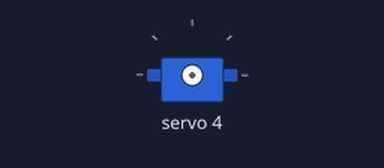
The sketch below on a simulated Arduino Uno, built with avr-gcc and run on an emulated ATmega328P. Parts: servo.

Above: at 0.05 s.
At 0.95 s:
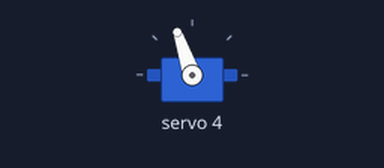
At 2.55 s:
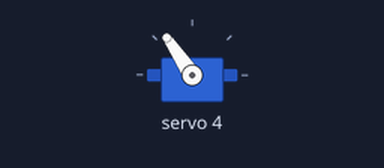
At 5.1 s:
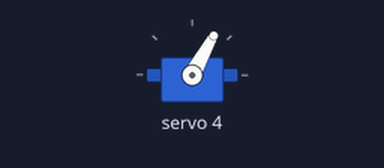
Timing chart, 0 to 10.8 s (numbered marks = the images above):
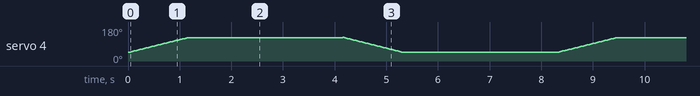

The sketch:

arm_test.ino
```cpp
#include <Wire.h>
#include <Adafruit_PWMServoDriver.h>

Adafruit_PWMServoDriver pwm = Adafruit_PWMServoDriver();

#define ARMSERVOMIN  250 // this is the 'minimum' pulse length count (out of 4096)
#define ARMSERVOMAX  450 // this is the 'maximum' pulse length count (out of 4096)

#define CLAWSERVOMIN  150 // this is the 'minimum' pulse length count (out of 4096)
#define CLAWSERVOMAX  300 // this is the 'maximum' pulse length count (out of 4096)


void setup() {
  Serial.begin(9600);

  pwm.begin();

  pwm.setPWMFreq(60);  // Analog servos run at ~60 Hz updates

  delay(10);
}

void loop() {
  lower_arm();
  delay(3000);
  raise_arm();
  delay(3000);
}

// Raise arm of the robot
void raise_arm() {
  for (uint16_t pulselen = ARMSERVOMAX; pulselen > ARMSERVOMIN; pulselen--) {
    pwm.setPWM(4, 0, pulselen);
    delay(5);
  }
}

// Lower arm of the robot
void lower_arm() {
  for (uint16_t pulselen = ARMSERVOMIN; pulselen < ARMSERVOMAX; pulselen++) {
    pwm.setPWM(4, 0, pulselen);
    delay(5);
  }
}

// Lower arm of the robot
void open_claw() {
  for (uint16_t pulselen = CLAWSERVOMAX; pulselen > CLAWSERVOMIN; pulselen--) {
    pwm.setPWM(3, 0, pulselen);
  }
}

// Raise arm of the robot
void close_claw() {
  for (uint16_t pulselen = CLAWSERVOMIN; pulselen < CLAWSERVOMAX; pulselen++) {
    pwm.setPWM(3, 0, pulselen);
  }
}
```
